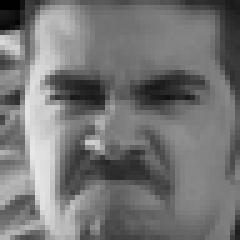
#> input picture Data/Angry/1124.png, 48 x 48 px (shown 5 times larger); its folder holds only this picture in this run
$ python train_model.py
#> lines starting #> are read from the running program, lines starting #| are printed output that depends on the picture
### feature_extractor.py
import numpy as np
import cv2
from skimage.feature import local_binary_pattern, hog

# --- 1. Single Image Extractors (The Core Logic) ---

def _extract_lbp_single(img):
    """Extracts LBP histogram (Texture) for a single image."""
    radius = 3
    n_points = 8 * radius
    n_bins = n_points + 2

    # Ensure image is integer type for LBP
    if img.dtype != np.uint8:
        img = img.astype(np.uint8)

    lbp_img = local_binary_pattern(img, n_points, radius, method='uniform')
    (hist, _) = np.histogram(lbp_img.ravel(),
                             bins=np.arange(0, n_bins + 1),
                             range=(0, n_bins))
    hist = hist.astype("float")
    hist /= (hist.sum() + 1e-6)
    return hist

def _extract_hog_single(img, visualize=False):
    """Extracts HOG features (Shape)."""
    return hog(img, pixels_per_cell=(8, 8),
               cells_per_block=(2, 2),
               visualize=visualize,
               feature_vector=True)

# --- 2. App Pipeline Function ---

# [19 lines left out: function preprocess_and_extract_features_single, not called in this run]

# --- 3. Batch Functions (Used by train_model.py) ---

def extract_pixel_features(images):
    n_samples = images.shape[0]
    return images.reshape(n_samples, -1)

def extract_lbp_features(images):
    print("  > Extracting LBP features...")
    features = [_extract_lbp_single(img) for img in images]
    return np.array(features)

def extract_hog_features(images):
    print("  > Extracting HOG features...")
    features = [_extract_hog_single(img, visualize=False) for img in images]
    return np.array(features)

### train_model.py
# %%
import os
import cv2
import numpy as np
import pandas as pd
import matplotlib.pyplot as plt
import seaborn as sns
import time
import joblib
import random

# Scikit-Learn for ML
from sklearn.model_selection import train_test_split
from sklearn.preprocessing import StandardScaler
from sklearn.linear_model import LogisticRegression
from sklearn.ensemble import RandomForestClassifier
from sklearn.metrics import accuracy_score, classification_report, confusion_matrix

# Import the helper file
import feature_extractor as fe

# CONFIGURATION
DATA_PATH = "Data"
IMG_SIZE = (64, 64)

print("Libraries loaded successfully.")

# %%
images = []
labels = []
label_map = {}
label_idx = 0

print(f"Loading images from {DATA_PATH}...")

# Loop through folders (Angry, Happy, etc.)
for emotion_folder in os.listdir(DATA_PATH):
    emotion_path = os.path.join(DATA_PATH, emotion_folder)
    if not os.path.isdir(emotion_path): continue

    # Assign a number to the emotion (Happy=0, Sad=1...)
    if emotion_folder not in label_map:
        label_map[emotion_folder] = label_idx
        label_idx += 1

    current_label = label_map[emotion_folder]

    # Loop through images
    for img_file in os.listdir(emotion_path):
        full_path = os.path.join(emotion_path, img_file)
        # Read as Grayscale
        img = cv2.imread(full_path, cv2.IMREAD_GRAYSCALE)
#> img is the input picture: shape (48, 48); min 0, max 232, mean 117.1
        if img is not None:
            img_resized = cv2.resize(img, IMG_SIZE)
            images.append(img_resized)
            labels.append(current_label)
#> pass 2 of the loop `for emotion_folder in os.listdir(DATA_PATH):`:
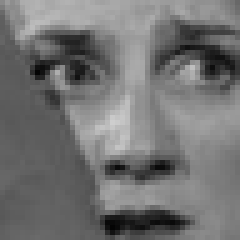
#> input picture Data/Fear/11305.png, 48 x 48 px (shown 5 times larger)
#> img is the input picture: shape (48, 48); min 4, max 206, mean 114.6
#> `img_resized = cv2.resize(img, IMG_SIZE)`:
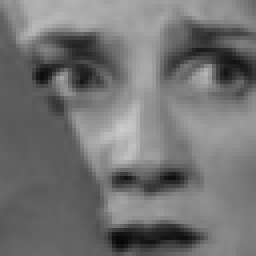
#> img_resized: shape (64, 64) (shown 4 times larger); min 7, max 204, mean 114.5

# Convert to Numpy Arrays
X_raw = np.array(images)
y = np.array(labels)
inv_label_map = {v: k for k, v in label_map.items()}

print(f"Loaded {len(X_raw)} images.")
print(f"Image Shape: {X_raw.shape}") # Should be (Num_Images, 64, 64)
#| Image Shape: (3, 64, 64)
print(f"Labels: {label_map}")

# %%
# Create a simple dataframe just for plotting
df_plot = pd.DataFrame({'Label': [inv_label_map[i] for i in y]})

plt.figure(figsize=(8, 5))
sns.countplot(data=df_plot, x='Label', palette='viridis')
plt.title("How many images do we have per emotion?")
plt.ylabel("Count")
plt.show()
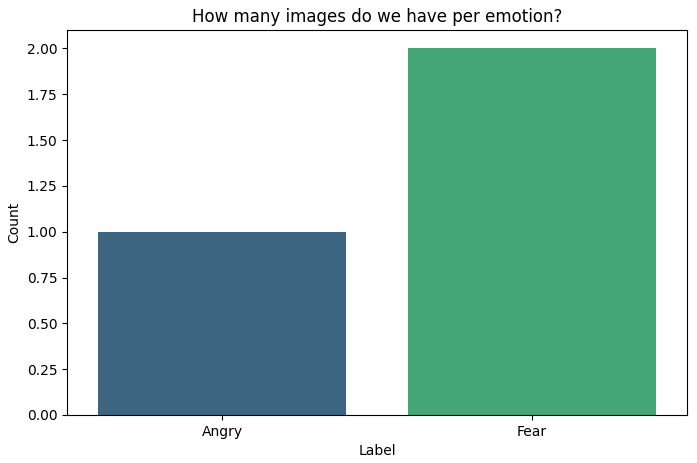
#> figure drawn by matplotlib, 1 panel

# %%
# Pick a random image
rand_idx = random.randint(0, len(X_raw) - 1)
sample_img = X_raw[rand_idx]
sample_label = inv_label_map[y[rand_idx]]

# Get HOG visualization (Edges/Shapes)
_, hog_vis = fe._extract_hog_single(sample_img, visualize=True)
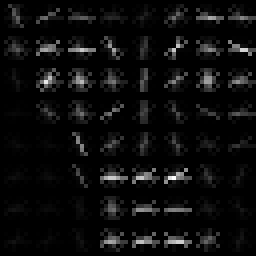
#> hog_vis: shape (64, 64) float64 (shown 4 times larger); min 0, max 35.09, mean 1.7; drawn with min black and max white

# Get LBP Histogram (Texture)
lbp_hist = fe._extract_lbp_single(sample_img)
#> in _extract_lbp_single, `lbp_img = local_binary_pattern(img, n_points, radius, method='uniform')`:
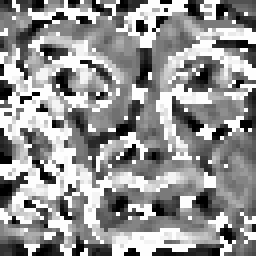
#> lbp_img: shape (64, 64) float64 (shown 4 times larger); min 0, max 25, mean 14.5; drawn with min black and max white
#> in _extract_lbp_single, `(hist, _) = np.histogram(lbp_img.ravel(), bins=np.arange(0, n_bins + 1..`: hist = 26 values, max 976 at index 25, min 36 at index 23, mean 157.5
#> in _extract_lbp_single, `hist /= (hist.sum() + 1e-6)`: hist = 26 values, max 0.238 at index 25, min 0.00879 at index 23, mean 0.0385

# Plot them
fig, axes = plt.subplots(1, 3, figsize=(15, 5))

# 1. Raw Image
axes[0].imshow(sample_img, cmap='gray')
axes[0].set_title(f"1. Raw Input (Gray)\nEmotion: {sample_label}")
axes[0].axis('off')

# 2. HOG Features
axes[1].imshow(hog_vis, cmap='gray')
axes[1].set_title("2. HOG Features\n(Model sees: Edges/Shape)")
axes[1].axis('off')

# 3. LBP Features
axes[2].bar(range(len(lbp_hist)), lbp_hist)
axes[2].set_title("3. LBP Histogram\n(Model sees: Texture Info)")

plt.show()
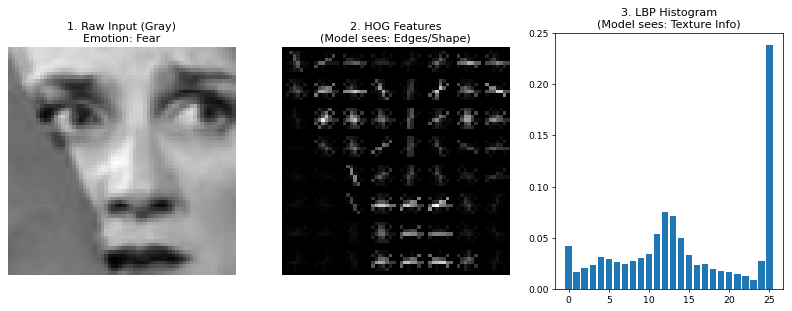
#> figure drawn by matplotlib, 3 panels; panel 3: tallest bar 0.238 high, from x = 24.6 to 25.4

# %%
print("Starting Feature Extraction... (This may take a moment)")
start_t = time.time()

# 1. Extract Pixel Features (Just flattening the image)
X_pixels = fe.extract_pixel_features(X_raw)

# 2. Extract LBP (Texture)
X_lbp = fe.extract_lbp_features(X_raw)
#> in _extract_lbp_single (call 2), `lbp_img = local_binary_pattern(img, n_points, radius, method='uniform')`:
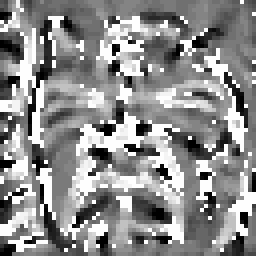
#> lbp_img: shape (64, 64) float64 (shown 4 times larger); min 0, max 25, mean 13.9; drawn with min black and max white
#> in _extract_lbp_single (call 2), `(hist, _) = np.histogram(lbp_img.ravel(), bins=np.arange(0, n_bins + 1..`: hist = 26 values, max 758 at index 25, min 30 at index 23, mean 157.5
#> in _extract_lbp_single (call 2), `hist /= (hist.sum() + 1e-6)`: hist = 26 values, max 0.185 at index 25, min 0.00732 at index 23, mean 0.0385
#> in _extract_lbp_single (call 4), `lbp_img = local_binary_pattern(img, n_points, radius, method='uniform')`:
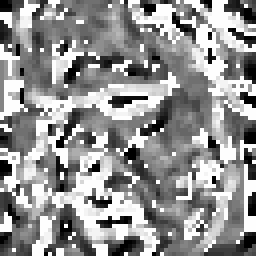
#> lbp_img: shape (64, 64) float64 (shown 4 times larger); min 0, max 25, mean 14.4; drawn with min black and max white
#> in _extract_lbp_single (call 4), `lbp_img = local_binary_pattern(img, n_points, radius, method='uniform')`:
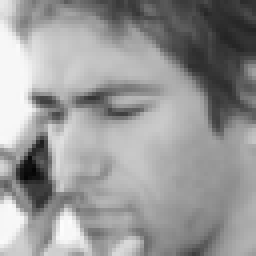
#> img: shape (64, 64) (shown 4 times larger); min 5, max 252, mean 151.5
#> in _extract_lbp_single (call 4), `(hist, _) = np.histogram(lbp_img.ravel(), bins=np.arange(0, n_bins + 1..`: hist = 26 values, max 938 at index 25, min 51 at index 1, mean 157.5
#> in _extract_lbp_single (call 4), `hist /= (hist.sum() + 1e-6)`: hist = 26 values, max 0.229 at index 25, min 0.0125 at index 1, mean 0.0385

# 3. Extract HOG (Shape)
X_hog = fe.extract_hog_features(X_raw)

# 4. Combine LBP + HOG (The Best Version)
X_combined = np.concatenate([X_lbp, X_hog], axis=1)

print(f"\nDone! Total time: {time.time() - start_t:.2f}s")
print(f"Combined Feature Shape: {X_combined.shape}")
#| Combined Feature Shape: (3, 1790)

# %%
import warnings
# Silence the scary math warnings
warnings.filterwarnings('ignore')

print("Running Comparison Experiment...")

feature_sets = {
    "Raw Pixels": X_pixels,
    "LBP Only": X_lbp,
    "HOG Only": X_hog,
    "Combined (HOG+LBP)": X_combined
}

results = []

for name, X_data in feature_sets.items():
    # Split Data 80% Train / 20% Test
#> (the run stopped early here; a loop or call above may not have finished)
